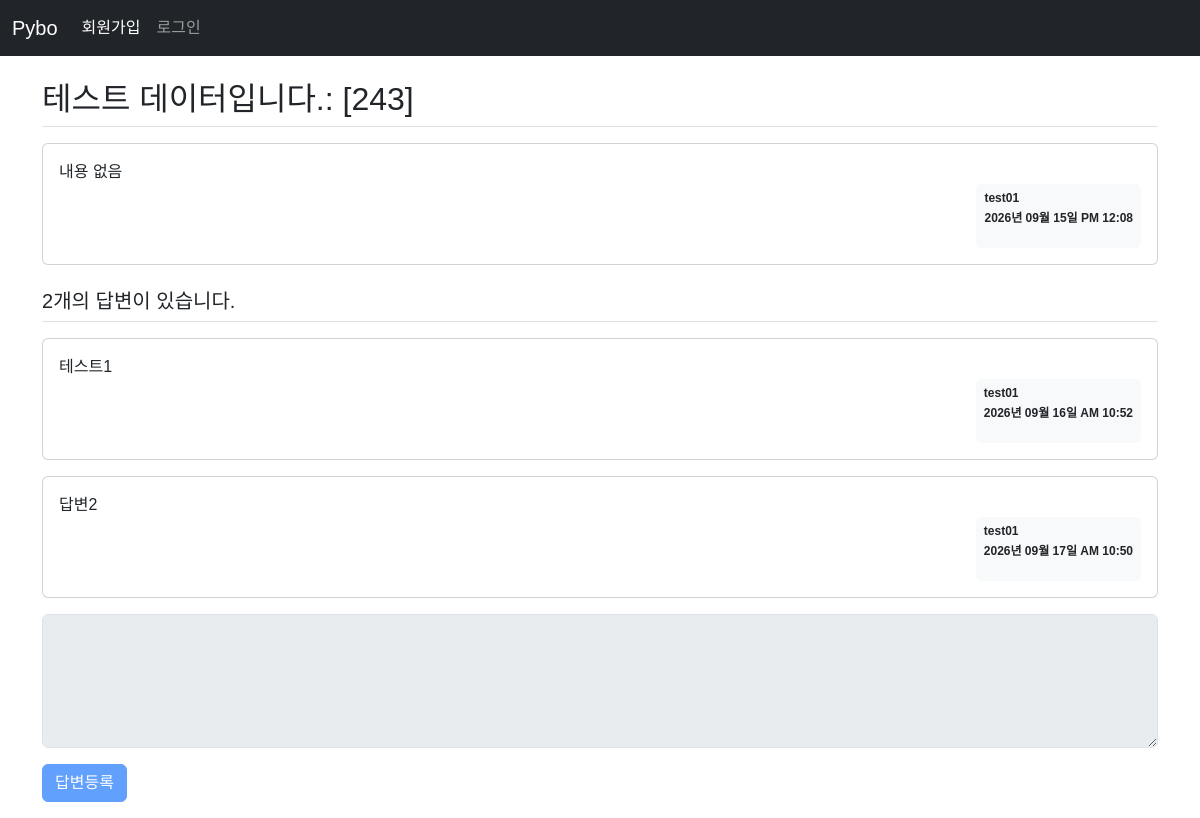
The page /question/detail/247 on the database its author committed.
### pybo/models.py (models this page shows)
class Question(db.Model):
    id = db.Column(db.Integer, primary_key=True)
    subject = db.Column(db.String(200), nullable=False)
    content = db.Column(db.Text, nullable=False)
    create_date = db.Column(db.DateTime, nullable=False)
    user_id = db.Column(db.Integer, db.ForeignKey('user.id', ondelete='CASCADE'), nullable=False)
    user = db.relationship('User', backref=db.backref('quesetion_set'))

class User(db.Model):
    id = db.Column(db.Integer, primary_key=True)
    username = db.Column(db.String(150), unique=True, nullable=False)
    password = db.Column(db.String(200), nullable=False)
    email = db.Column(db.String(120), unique=True, nullable=False)

class Answer(db.Model):
    id = db.Column(db.Integer, primary_key=True)
    question_id = db.Column(db.Integer, db.ForeignKey('question.id', ondelete='CASCADE'))
    question = db.relationship(Question, backref=db.backref('answer_set'))
    content = db.Column(db.Text, nullable=False)
    create_date = db.Column(db.DateTime, nullable=False)
    user_id= db.Column(db.Integer, db.ForeignKey('user.id', ondelete='CASCADE'), nullable=False)
    user = db.relationship('User', backref=db.backref('answer_set'))

### pybo/views/question_views.py (the view)
@bp.route('/detail/<int:question_id>')
def detail(question_id):
    form = AnswerForm()  # 질문 상세 템플릿에 폼 추가
    question = Question.query.get_or_404(question_id)
    return render_template('question/question_detail.html', question=question, form=form)

### pybo/forms.py
class AnswerForm(FlaskForm):
    content = TextAreaField('내용', validators=[DataRequired('내용은 필수 입력 항목입니다.')])
    submit = SubmitField('답변등록')

### pybo/filter.py (called while the page is built)
def format_datetime(value, fmt='%Y년 %m월 %d일 %p %I:%M'):
    return value.strftime(fmt)

### pybo/views/auth_views.py (called while the page is built)
@bp.before_app_request
def load_logged_in_user():
    user_id = session.get('user_id')
    if user_id is None:
        g.user = None
    else:
        g.user = User.query.get(user_id)

### pybo/templates/question/question_detail.html (shortened to what this page needs)
{% extends 'base.html' %}
{% block content %}
<div class="container my-3">
    <h2 class="border-bottom py-2">{{ question.subject }}</h2>
    <div class="card my-3">
        <div class="card-body">
            <div class="card-text" style="white-space: pre-line;">{{ question.content }}</div>
            <div class="d-flex justify-content-end">
                <div class="badge bg-light text-dark p-2">
                    <p class="mb-2 text-start">{{ question.user.username }}</p>
                    <p>{{ question.create_date | datetime }}</p>
                </div>
            </div>
        </div>
    </div>
    <h5 class="border-bottom my-3 py-2">{{ question.answer_set | length }}개의 답변이 있습니다.</h5>
    {% for answer in question.answer_set %}
    <div class="card my-3">
        <div class="card-body">
            <div class="card-text" style="white-space: pre-line;">{{ answer.content }}</div>
            <div class="d-flex justify-content-end">
                <div class="badge bg-light text-dark p-2">
                    <p class="mb-2 text-start">{{ answer.user.username }}</p>
                    <p>{{ answer.create_date | datetime }}</p>
                </div>
            </div>
        </div>
    </div>
    {% endfor %}
    <form action="{{ url_for('answer.create', question_id=question.id) }}" method="post" class="my-3" novalidate>
        <div class="mb-3">
            {{ form.content(class='form-control', rows='5', disabled=(not g.user)) }}
        </div>
        {{ form.submit(class="btn btn-primary", disabled=(not g.user)) }}
    </form>
</div>
{% endblock %}

### pybo/static/style.css (style rules this page uses)
body { font-family: "Noto Sans KR", sans-serif; font-weight: 400; }

### rows shown on the page
Question: subject "테스트 데이터입니다.: [243]", content "내용 없음", create_date "2026년 09월 15일 PM 12:08"
User: user.username "test01"
Answer: content "테스트1", user.username "test01", create_date "2026년 09월 16일 AM 10:52"
Answer: content "답변2", user.username "test01", create_date "2026년 09월 17일 AM 10:50"

### other values the page prints
{{ question.answer_set | length }} "2"
